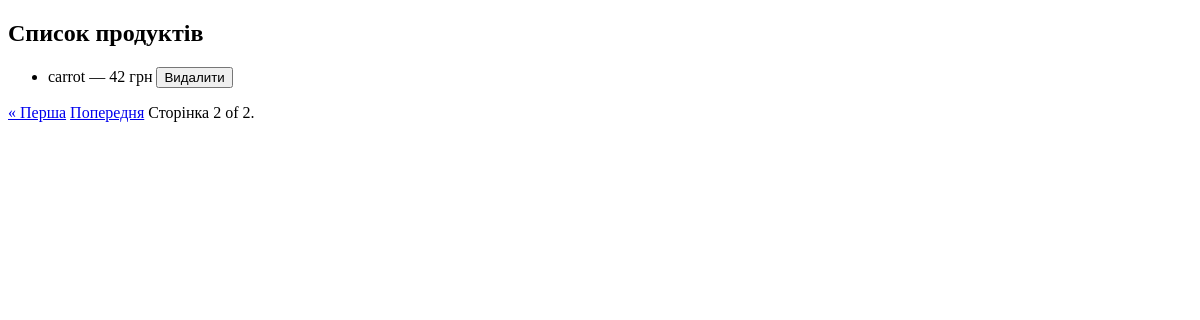
The page /product_list/?page=2 (signed in) on the database as committed earlier.
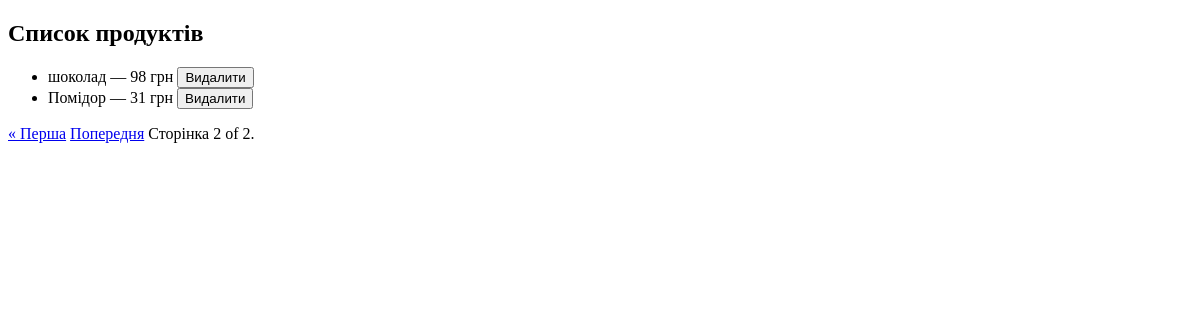
The same page on the database as committed later.
### MyBestProducts/models.py (models this page shows, shortened)
class Product(models.Model):
    name = models.CharField(max_length=50,null=True,default=None)
    description = models.CharField(max_length=150,null=True,default=None)
    price = models.IntegerField(null=True,default=None)

### MyBestProducts/views.py (the view)
# urls.py: path("product_list/", views.product_list, name="product_list"),
def product_list(request):
    products = Product.objects.all().order_by("id")
    paginator = Paginator(products, 2)
    page_number = request.GET.get("page")
    page_obj = paginator.get_page(page_number)
    response = render(request, "product_list.html", {
        "page_obj": page_obj,
        "products": page_obj.object_list,
        "title": "Продукти"
    })
    response.set_cookie("my_super_cookie", "Hello world!", max_age=30, path="/planners/")
    return response

### MyBestProducts/templates/product_list.html (shortened to what this page needs)
{% extends "base.html" %}
{% block content %}
<h2>Список продуктів</h2>
<ul>
  {% for product in products %}
    <li>
        {{ product.name }} — {{ product.price }} грн
        {% if perms.MyBestProducts.delete_product %}
        <form action="{% url 'product_delete' product.pk %}" method="post" style="display:inline;">
            <button type="submit" class="btn btn-danger btn-sm">Видалити</button>
        </form>
        {% endif %}
    </li>
  {% endfor %}
</ul>
<div class="pagination">
    <span class="step-links">
        {% if page_obj.has_previous %}
            <a href="?page=1" class="btn btn-primary">&laquo; Перша</a>
            <a href="?page={{ page_obj.previous_page_number }}" class="btn btn-primary">Попередня</a>
        {% endif %}
        <span class="current">
            Сторінка {{ page_obj.number }} of {{ page_obj.paginator.num_pages }}.
        </span>
    </span>
</div>
{% endblock content %}

Rows that differ between the two databases and show on the page:
removed Product: name "carrot", price "42"
added Product: name "шоколад", price "98"
added Product: name "Помідор", price "31"
